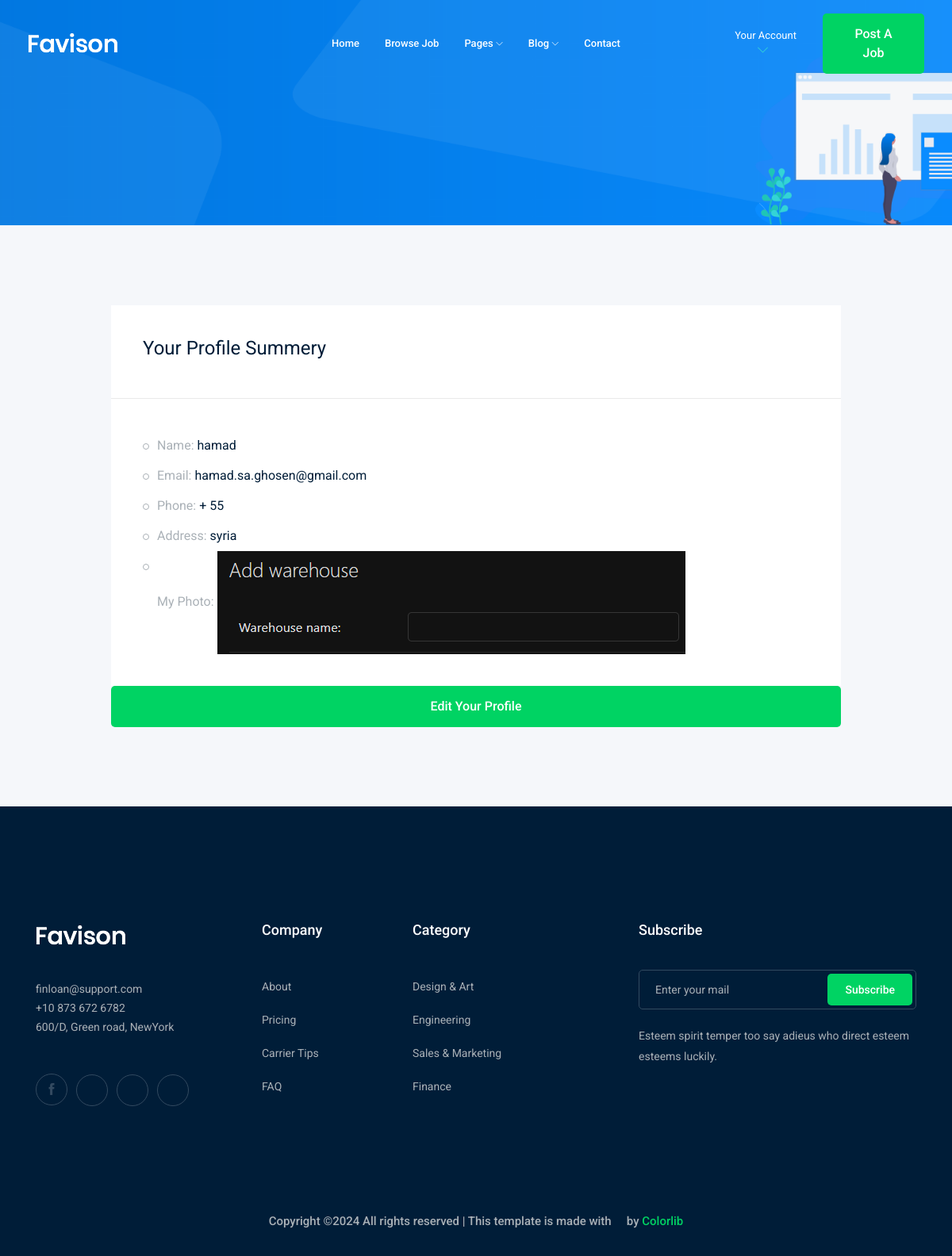
/accounts/profile/ (signed in), run on the app's committed database.
### accounts/models.py (models this page shows, shortened)
class Profile(models.Model):
    user=models.OneToOneField(User, on_delete=models.CASCADE)
    mobile= models.CharField(max_length=15)
    image=models.ImageField(upload_to='profile/')
    city= models.ForeignKey('City', related_name='profile_city', on_delete=models.CASCADE,null=True,blank=True)

class City(models.Model):
    name = models.CharField(max_length=15)
    def __str__(self):
        return self.name

### accounts/views.py (the view)
# urls.py: path('profile/',views.profile,name='profile'),
def profile(request):
    profile=Profile.objects.get(user=request.user)
    return render(request,'account/profile.html',{'profile':profile})

### accounts/templates/account/profile.html (shortened to what this page needs)
{% extends 'base.html' %}
{% load django_bootstrap5 %}
{% block body %}
    <div class="bradcam_area bradcam_bg_1">
        <div class="container">
            <div class="row">
                <div class="col-xl-12">
                </div>
            </div>
        </div>
    </div>
    <div class="job_details_area">
        <div class="container">
            <div class="row">
                <div class="col-lg-10 mx-auto">
                    <div class="job_sumary">
                        <div class="summery_header">
                            <h3>Your Profile Summery</h3>
                        </div>
                        <div class="job_content">
                            <ul>
                                <li>Name: <span>{{profile.user}}</span></li>
                                <li>Email: <span>{{ profile.user.email }} </span></li>
                                <li>Phone: <span>+  {{profile.mobile}}</span></li>
                                <li>Address: <span>{{profile.city}}</span></li>
                                <li>My Photo: <span><img src="{{profile.image.url}}" alt="Not found"></span></li>
                            </ul>
                        </div>
                    </div>
                    <a href="{% url 'accounts:profile_edit' %}" class="boxed-btn3 w-100">Edit Your Profile</a>
                </div>
            </div>
        </div>
    </div>
 {% endblock %}

### data on the page
Profile: user "hamad", user.email "hamad.sa.ghosen@gmail.com", mobile "55", city "syria", image (picture)
